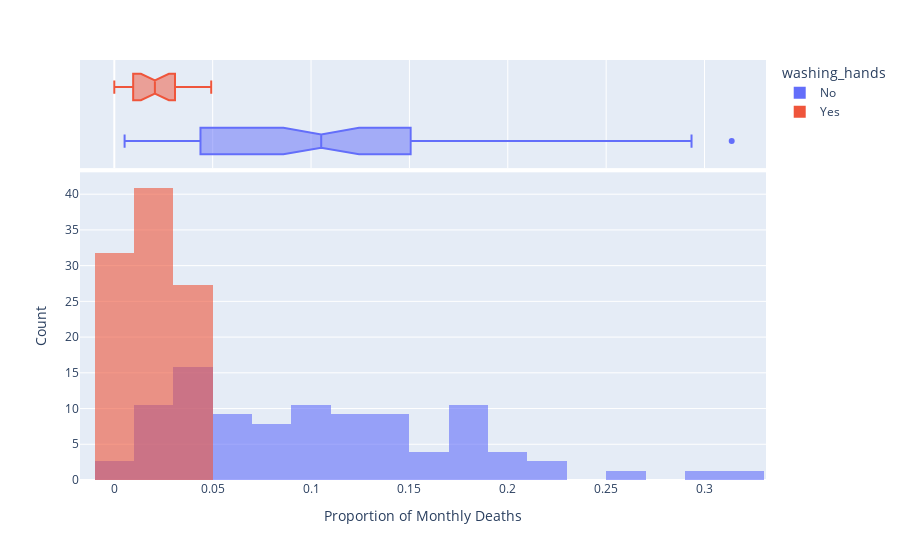

The notebook cell this image was saved under:
### Code cell
hist = px.histogram(df_monthly, 
                   x='pct_deaths', 
                   color='washing_hands',
                   nbins=30,
                   opacity=0.6,
                   barmode='overlay',
                   histnorm='percent',
                   marginal='box',)
 
hist.update_layout(xaxis_title='Proportion of Monthly Deaths',
                   yaxis_title='Count',)
 
hist.show()

### Figure 1 — Plotly figure (JSON) as saved in the notebook; plotly's stock layout.template omitted (floating-point values rounded to 4 significant figures)
{"data": [{"alignmentgroup": "True", "bingroup": "x", "histnorm": "percent", "hovertemplate": "washing_hands=No<br>pct_deaths=%{x}<br>percent=%{y}<extra></extra>", "legendgroup": "No", "marker": {"color": "#636efa", "opacity": 0.6, "pattern": {"shape": ""}}, "name": "No", "nbinsx": 30, "offsetgroup": "No", "orientation": "v", "showlegend": true, "type": "histogram", "x": [0.1457, 0.07531, 0.04332, 0.01569, 0.007843, 0.05, 0.08421, 0.01351, 0.01878, 0.1102, 0.2255, 0.2085, 0.1222, 0.1023, 0.1074, 0.03226, 0.06593, 0.2078, 0.2546, 0.1839, 0.2934, 0.2297, 0.3138, 0.1912, 0.1597, 0.1241, 0.1193, 0.06098, 0.04082, 0.005236, 0.01554, 0.02262, 0.176, 0.07143, 0.08051, 0.1516, 0.1128, 0.1703, 0.1731, 0.05833, 0.02679, 0.04369, 0.0632, 0.01224, 0.03226, 0.1102, 0.1055, 0.07591, 0.04745, 0.04452, 0.04231, 0.04392, 0.07143, 0.06122, 0.03586, 0.1055, 0.1484, 0.1094, 0.1049, 0.1339, 0.1809, 0.1543, 0.1897, 0.1344, 0.1015, 0.131, 0.1806, 0.1439, 0.1496, 0.1077, 0.05369, 0.03215, 0.01923, 0.03607, 0.1827, 0.1224], "xaxis": "x", "yaxis": "y"}, {"alignmentgroup": "True", "hovertemplate": "washing_hands=No<br>pct_deaths=%{x}<extra></extra>", "legendgroup": "No", "marker": {"color": "#636efa"}, "name": "No", "notched": true, "offsetgroup": "No", "showlegend": false, "type": "box", "x": [0.1457, 0.07531, 0.04332, 0.01569, 0.007843, 0.05, 0.08421, 0.01351, 0.01878, 0.1102, 0.2255, 0.2085, 0.1222, 0.1023, 0.1074, 0.03226, 0.06593, 0.2078, 0.2546, 0.1839, 0.2934, 0.2297, 0.3138, 0.1912, 0.1597, 0.1241, 0.1193, 0.06098, 0.04082, 0.005236, 0.01554, 0.02262, 0.176, 0.07143, 0.08051, 0.1516, 0.1128, 0.1703, 0.1731, 0.05833, 0.02679, 0.04369, 0.0632, 0.01224, 0.03226, 0.1102, 0.1055, 0.07591, 0.04745, 0.04452, 0.04231, 0.04392, 0.07143, 0.06122, 0.03586, 0.1055, 0.1484, 0.1094, 0.1049, 0.1339, 0.1809, 0.1543, 0.1897, 0.1344, 0.1015, 0.131, 0.1806, 0.1439, 0.1496, 0.1077, 0.05369, 0.03215, 0.01923, 0.03607, 0.1827, 0.1224], "xaxis": "x2", "yaxis": "y2"}, {"alignmentgroup": "True", "bingroup": "x", "histnorm": "percent", "hovertemplate": "washing_hands=Yes<br>pct_deaths=%{x}<br>percent=%{y}<extra></extra>", "legendgroup": "Yes", "marker": {"color": "#EF553B", "opacity": 0.6, "pattern": {"shape": ""}}, "name": "Yes", "nbinsx": 30, "offsetgroup": "Yes", "orientation": "v", "showlegend": true, "type": "histogram", "x": [0.02239, 0.012, 0.01894, 0.0458, 0.03957, 0.04472, 0.0293, 0.03534, 0.006873, 0, 0.006557, 0.009585, 0.01136, 0.003717, 0, 0.009615, 0.02341, 0.02903, 0.0134, 0.02233, 0.03085, 0.04926], "xaxis": "x", "yaxis": "y"}, {"alignmentgroup": "True", "hovertemplate": "washing_hands=Yes<br>pct_deaths=%{x}<extra></extra>", "legendgroup": "Yes", "marker": {"color": "#EF553B"}, "name": "Yes", "notched": true, "offsetgroup": "Yes", "showlegend": false, "type": "box", "x": [0.02239, 0.012, 0.01894, 0.0458, 0.03957, 0.04472, 0.0293, 0.03534, 0.006873, 0, 0.006557, 0.009585, 0.01136, 0.003717, 0, 0.009615, 0.02341, 0.02903, 0.0134, 0.02233, 0.03085, 0.04926], "xaxis": "x2", "yaxis": "y2"}], "layout": {"barmode": "overlay", "legend": {"title": {"text": "washing_hands"}, "tracegroupgap": 0}, "margin": {"t": 60}, "xaxis": {"anchor": "y", "domain": [0, 1], "title": {"text": "Proportion of Monthly Deaths"}}, "xaxis2": {"anchor": "y2", "domain": [0, 1], "matches": "x", "showgrid": true, "showticklabels": false}, "yaxis": {"anchor": "x", "domain": [0, 0.7326], "title": {"text": "Count"}}, "yaxis2": {"anchor": "x2", "domain": [0.7426, 1], "matches": "y2", "showgrid": false, "showline": false, "showticklabels": false, "ticks": ""}}}
